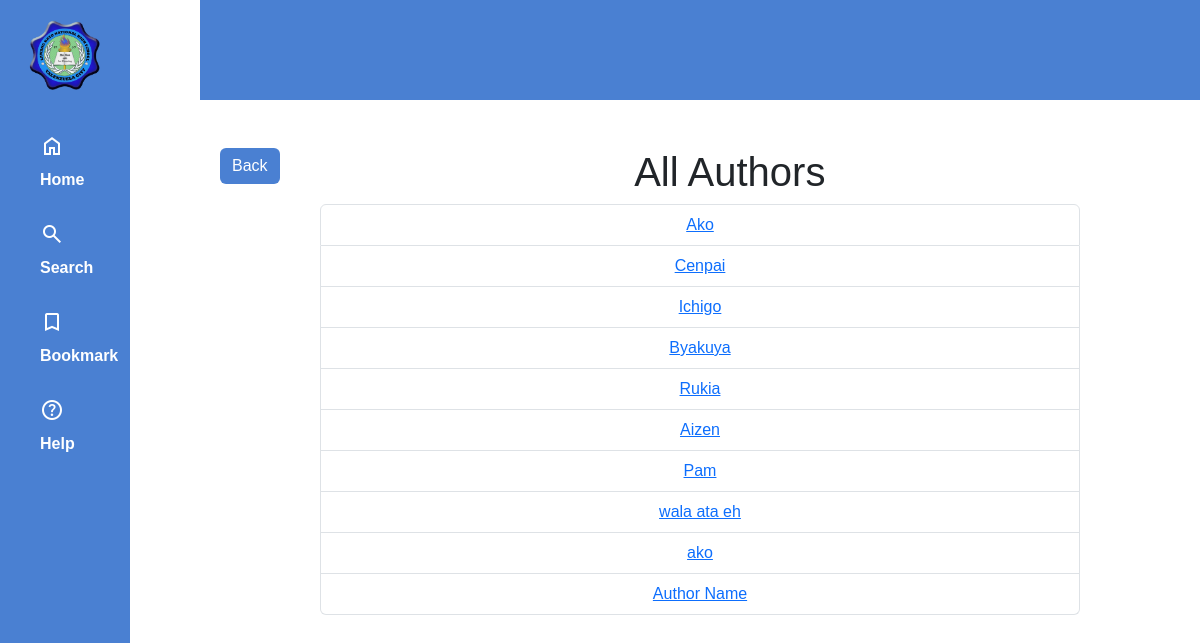
The app's page /student/author_list/, older data.
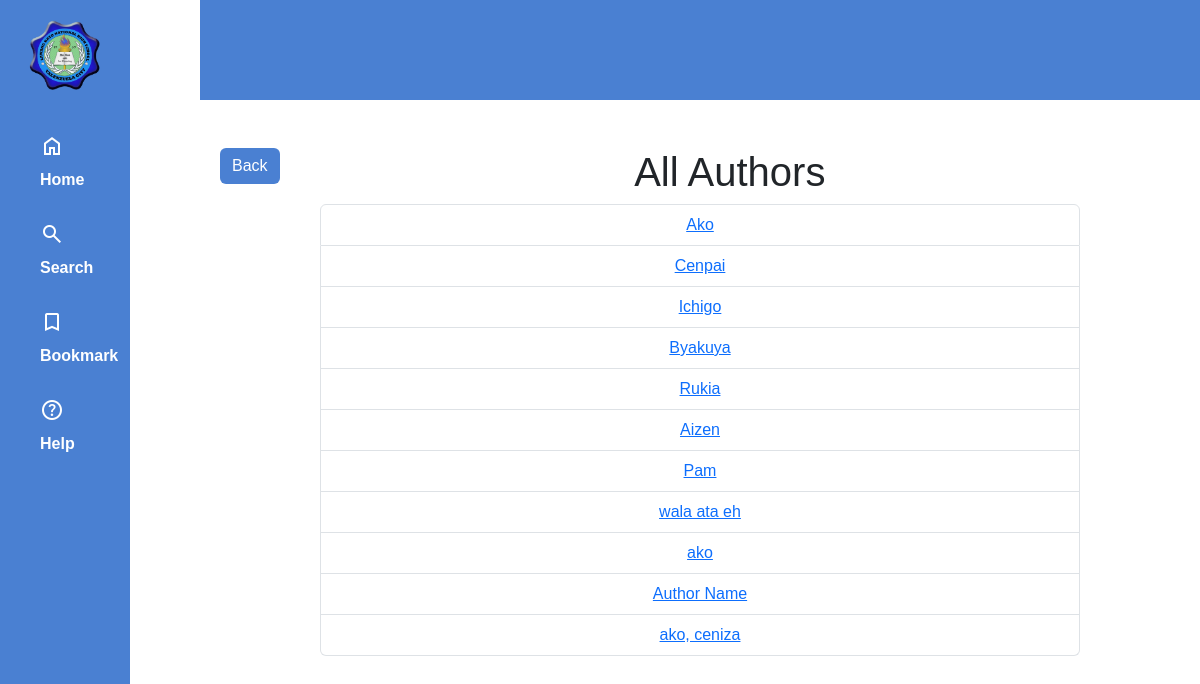
The same page, newer data.
### librarian/models.py (models this page shows, shortened)
class Books(models.Model):
    BookTitle = models.CharField(max_length=100, unique=True)
    Author = models.CharField(max_length=100)
    Description = models.TextField(null=True, blank=True)
    Date = models.DateField()
    Category = models.ManyToManyField(Category)
    SubCategory = models.ManyToManyField(SubCategory)
    SubSection = models.ManyToManyField(SubSection)
    Language = models.CharField(max_length=100, choices=LANGUAGE_CHOICES, default='english')
    BookFile = models.FileField(upload_to="books/files/", default='default_value.pdf')
    BookImage = models.ImageField(upload_to="books/images/", default='default_image.jpg')
    deleted_at = models.DateTimeField(null=True, blank=True)
    available = models.BooleanField(default=True)
    bookmarked_by = models.ManyToManyField(User, related_name='bookmarks', blank=True)
    borrowed = models.ManyToManyField(User, related_name='borrow', blank="True")
    PageViews = models.IntegerField(default=0)
    eBook = models.BooleanField(default=False)
    research_paper = models.BooleanField(default=False)
    hardCopy = models.BooleanField(default=False)
    stock = models.IntegerField(default=0)
    TimesBorrow = models.IntegerField(default=0)

### student/views.py (the view)
# urls.py: path('author_list/', views.author_list, name='author_list'),
def author_list(request):
    authors = Books.objects.values_list('Author', flat=True).distinct()
    return render(request, 'author_list.html', {'authors': authors})

### student/templates/author_list.html (shortened to what this page needs)
{% load custom_tags %}
{% load static %}
<!DOCTYPE html>
<html lang="en">
<head>
    <link rel="stylesheet" href="https://cdn.jsdelivr.net/npm/bootstrap@5.3.3/dist/css/bootstrap.min.css">
</head>
<body>
    <div class="main-container">
        <header class="header">
        </header>
        <div class="side-bar">
            <aside>
                <div class="logo">
                    <a href="{% url 'view' %}"> <img src="{% static 'playground/school_Logo.png'%}" alt="Logo" height="80px" id="logo"></a>
                </div>
                <ul class="sidebar-nav">
                    <li><span class="material-symbols-outlined navbar-icon" alt="home">home</span><a href="{% url 'view' %}" class="navbar-desc">Home</a></li>
                    <li><span class="material-symbols-outlined navbar-icon" alt="search">search</span><a href="#" class="navbar-desc" id="search">Search</a></li>
                    <li><a href="{% url 'bookmark' %}" class="material-symbols-outlined bookmark navbar-icon" alt="bookmark">bookmark</a><a href="{% url 'bookmark' %}" class="navbar-desc">Bookmark</a></li>
                    <li><span class="material-symbols-outlined navbar-icon" alt="help">help</span><a href="#" class="navbar-desc">Help</a></li>
                </ul>
            </aside>
        </div>
        <div class="content mt-5">
            <div class="author-head ">
                <div class="author-btn ">
                    <a href="{% url 'view' %}" class="btn btn-primary">Back</a>
                </div>
                <div class="author-title">
                    <h1>All Authors</h1>
                </div>
            </div>
            <ul class="list-group">
                {% for author in authors %}
                <li class="list-group-item">
                    <a href="{% url 'author_detail' author_name=author %}" class="author-name d-flex align-items-center">
                        {{ author }}
                    </a>
                </li>
                {% endfor %}
            </ul>
        </div>
    </div>
</body>
</html>

Row changes from the older to the newer data that the page shows:
now on this page (row edited): Books: Author "ako, ceniza"
